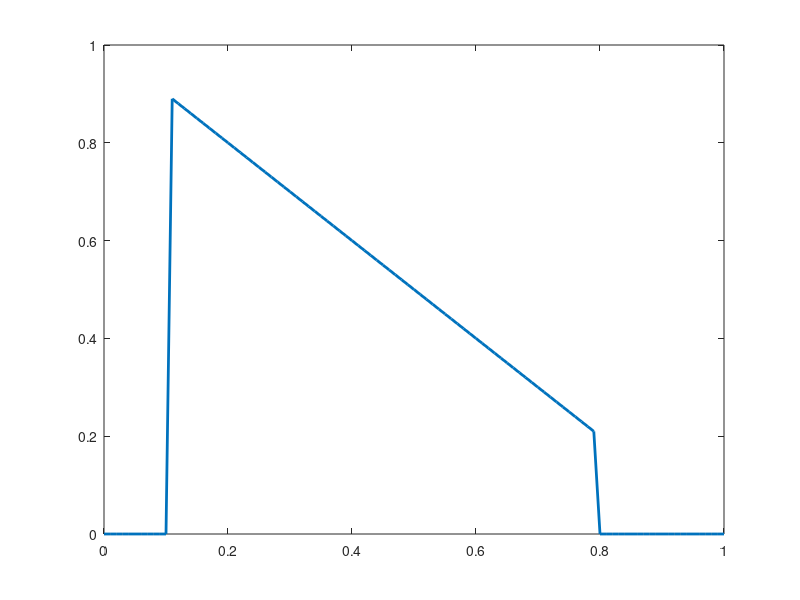

The MATLAB source for this figure: (Note: this script raises an error after producing the figure.)
clear all;
clc
close all;
% This scripts plots the 1D hypoxia plots
% as shwon in  figure 6 of the article.
x = 0:0.01:1;

xl = 0.1;
xh = 0.8;

gamma = 1;
k1 = 12;
k2 = 8;
k3 = 0.1;

y_lin = (1-x);%exp(-3*x);
y_exp = gamma.*(exp(-3*x));
y_gen = gamma*(k1./(k1  + exp(k2*(x - k3))));


y = y_lin;

mask = x<=xl | x>=xh;
y(mask) = 0;



figure
plot(x,y,'LineWidth',2);
xlabel('$O_2$','interpreter','latex', FontSize=16);
ylabel('CA9',FontSize=16);
set(gca, FontSize=14)
saveas(gca, 'Plots/hypo_0','epsc')
saveas(gca, 'Plots/hypo_0.png')

y = y_exp;

mask = x<=xl | x>=xh;
y(mask) = 0;

figure
plot(x,y,'LineWidth',2);
xlabel('$O_2$','interpreter','latex', FontSize=16);
ylabel('CA9',FontSize=16);
set(gca, FontSize=14)
saveas(gca, 'Plots/hypo_1','epsc')

% 
y = y_gen;

mask = x<=xl | x>=xh;
y(mask) = 0;
figure
plot(x,y,'LineWidth',2);
xlabel('$O_2$','interpreter','latex', FontSize=16);
ylabel('CA9',FontSize=16);
set(gca, FontSize=14)
saveas(gca, 'Plots/hypo_2','epsc')

